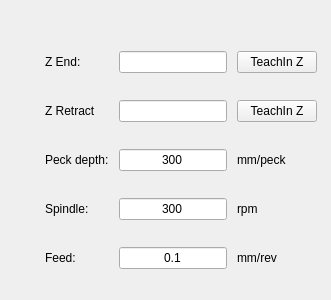
   <widget class="QWidget" name="pageDrilling">
    <widget class="QWidget" name="gridLayoutWidget_5">
     <property name="geometry">
      <rect>
       <x>40</x>
       <y>30</y>
       <width>282</width>
       <height>261</height>
      </rect>
     </property>
     <layout class="QGridLayout" name="gridLayout_6">
      <property name="leftMargin">
       <number>5</number>
      </property>
      <property name="rightMargin">
       <number>5</number>
      </property>
      <property name="horizontalSpacing">
       <number>10</number>
      </property>
      <item row="2" column="0">
       <widget class="QLabel" name="label_17">
        <property name="styleSheet">
         <string notr="true">font: 11pt &quot;Noto Sans&quot;;</string>
        </property>
        <property name="text">
         <string>Peck depth:</string>
        </property>
       </widget>
      </item>
      <item row="0" column="0">
       <widget class="QLabel" name="label_41">
        <property name="styleSheet">
         <string notr="true">font: 11pt &quot;Noto Sans&quot;;</string>
        </property>
        <property name="text">
         <string>Z End:</string>
        </property>
       </widget>
      </item>
      <item row="1" column="0">
       <widget class="QLabel" name="label_42">
        <property name="styleSheet">
         <string notr="true">font: 11pt &quot;Noto Sans&quot;;</string>
        </property>
        <property name="text">
         <string>Z Retract</string>
        </property>
       </widget>
      </item>
      <item row="4" column="0">
       <widget class="QLabel" name="label_44">
        <property name="styleSheet">
         <string notr="true">font: 11pt &quot;Noto Sans&quot;;</string>
        </property>
        <property name="text">
         <string>Feed:</string>
        </property>
       </widget>
      </item>
      <item row="3" column="0">
       <widget class="QLabel" name="label_45">
        <property name="styleSheet">
         <string notr="true">font: 11pt &quot;Noto Sans&quot;;</string>
        </property>
        <property name="text">
         <string>Spindle:</string>
        </property>
       </widget>
      </item>
      <item row="2" column="3">
       <widget class="QLabel" name="label_46">
        <property name="styleSheet">
         <string notr="true">font: 11pt &quot;Noto Sans&quot;;</string>
        </property>
        <property name="text">
         <string>mm/peck</string>
        </property>
       </widget>
      </item>
      <item row="4" column="3">
       <widget class="QLabel" name="label_47">
        <property name="styleSheet">
         <string notr="true">font: 11pt &quot;Noto Sans&quot;;</string>
        </property>
        <property name="text">
         <string>mm/rev</string>
        </property>
       </widget>
      </item>
      <item row="3" column="3">
       <widget class="QLabel" name="label_48">
        <property name="styleSheet">
         <string notr="true">font: 11pt &quot;Noto Sans&quot;;</string>
        </property>
        <property name="text">
         <string>rpm</string>
        </property>
       </widget>
      </item>
      <item row="4" column="2">
       <widget class="VCPSettingsLineEdit" name="drillingFeed">
        <property name="focusPolicy">
         <enum>Qt::NoFocus</enum>
        </property>
        <property name="styleSheet">
         <string notr="true">font: 11pt &quot;Noto Sans&quot;;</string>
        </property>
        <property name="text">
         <string>0.1</string>
        </property>
        <property name="alignment">
         <set>Qt::AlignCenter</set>
        </property>
        <property name="settingName" stdset="0">
         <string>smart_numpad.quick-cycles-drill-feed</string>
        </property>
        <property name="textFormat" stdset="0">
         <string/>
        </property>
       </widget>
      </item>
      <item row="3" column="2">
       <widget class="VCPSettingsLineEdit" name="drillingRpm">
        <property name="focusPolicy">
         <enum>Qt::NoFocus</enum>
        </property>
        <property name="styleSheet">
         <string notr="true">font: 11pt &quot;Noto Sans&quot;;</string>
        </property>
        <property name="text">
         <string>300</string>
        </property>
        <property name="alignment">
         <set>Qt::AlignCenter</set>
        </property>
        <property name="settingName" stdset="0">
         <string>smart_numpad.input-rpm-2</string>
        </property>
        <property name="textFormat" stdset="0">
         <string/>
        </property>
       </widget>
      </item>
      <item row="0" column="2">
       <widget class="TeachInLineEdit" name="drillingZEnd">
        <property name="alignment">
         <set>Qt::AlignRight|Qt::AlignTrailing|Qt::AlignVCenter</set>
        </property>
        <property name="referenceType" stdset="0">
         <number>1</number>
        </property>
        <property name="axisNumber" stdset="0">
         <number>2</number>
        </property>
        <property name="inchFormat" stdset="0">
         <string>%9.4f</string>
        </property>
        <property name="millimeterFormat" stdset="0">
         <string>%10.3f</string>
        </property>
        <property name="degreeFormat" stdset="0">
         <string>%10.2f</string>
        </property>
        <property name="latheMode" stdset="0">
         <number>0</number>
        </property>
       </widget>
      </item>
      <item row="0" column="3">
       <widget class="QPushButton" name="drillingTeachEndBtn">
        <property name="text">
         <string>TeachIn Z</string>
        </property>
       </widget>
      </item>
      <item row="1" column="2">
       <widget class="TeachInLineEdit" name="drillingZRetract">
        <property name="alignment">
         <set>Qt::AlignRight|Qt::AlignTrailing|Qt::AlignVCenter</set>
        </property>
        <property name="referenceType" stdset="0">
         <number>1</number>
        </property>
        <property name="axisNumber" stdset="0">
         <number>2</number>
        </property>
        <property name="inchFormat" stdset="0">
         <string>%9.4f</string>
        </property>
        <property name="millimeterFormat" stdset="0">
         <string>%10.3f</string>
        </property>
        <property name="degreeFormat" stdset="0">
         <string>%10.2f</string>
        </property>
        <property name="latheMode" stdset="0">
         <number>0</number>
        </property>
       </widget>
      </item>
      <item row="1" column="3">
       <widget class="QPushButton" name="drillingTeachRetractBtn">
        <property name="text">
         <string>TeachIn Z</string>
        </property>
       </widget>
      </item>
      <item row="2" column="2">
       <widget class="VCPSettingsLineEdit" name="drillingPeckDepth">
        <property name="focusPolicy">
         <enum>Qt::NoFocus</enum>
        </property>
        <property name="styleSheet">
         <string notr="true">font: 11pt &quot;Noto Sans&quot;;</string>
        </property>
        <property name="text">
         <string>300</string>
        </property>
        <property name="alignment">
         <set>Qt::AlignCenter</set>
        </property>
        <property name="settingName" stdset="0">
         <string>smart_numpad.quick-cycles-peck-depth</string>
        </property>
        <property name="textFormat" stdset="0">
         <string/>
        </property>
       </widget>
      </item>
     </layout>
    </widget>
   </widget>
